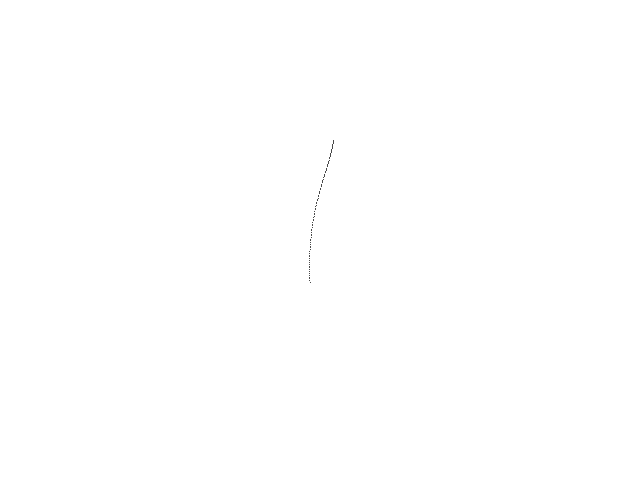
Frame 1 (no input)
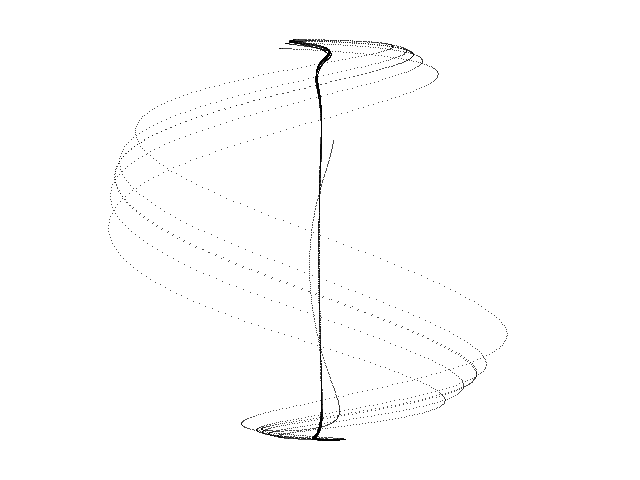
Frame 60 (the mouse pressed at the canvas centre just before this capture)
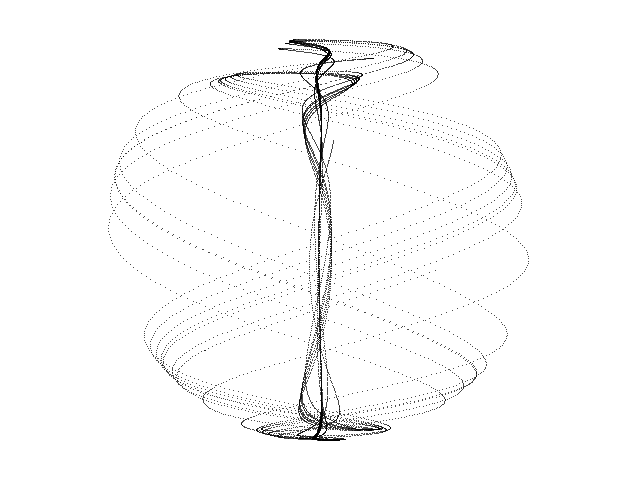
Frame 120 (the mouse held since frame 60 and released just before this capture)

The Processing sketch that drew these frames (run headless with seeded random() and noise(); from frame 60 on, the mouse is pressed at the canvas centre):

// Processing sketch: Aizawa
// ── Aizawa.pde
// Aizawa chaotic attractor //

  float x = 0.1;
  float y = 0.0;
  float z = 0.0;
  float dt = 0.01;
  float a = 0.95;
  float b = 0.7;
  float c = 0.6;
  float d = 3.5;
  float e = 0.25;
  float f = 0.1;


void setup() {
  
  size(640, 480);
  background(255);
  
}

void draw() {
  
  for (int i=0; i<100; i++) {
    
    float nx = x;
    float ny = y;
    float nz = z;
        
    x = nx + dt * ((nz - b) * nx - d * ny);
    y = ny + dt * (d * nx + (nz - b) * ny);
    z = nz + dt * (c + a * nz - pow(nz, 3.0)/3.0 - (pow(nx, 2.0) + pow(ny, 2.0)) * (1.0 + e * nz) + f * nz * pow(nx, 3.0)); 
  
    point(320 + (135 * x), 140 + (155 * z));
        
  }

}
